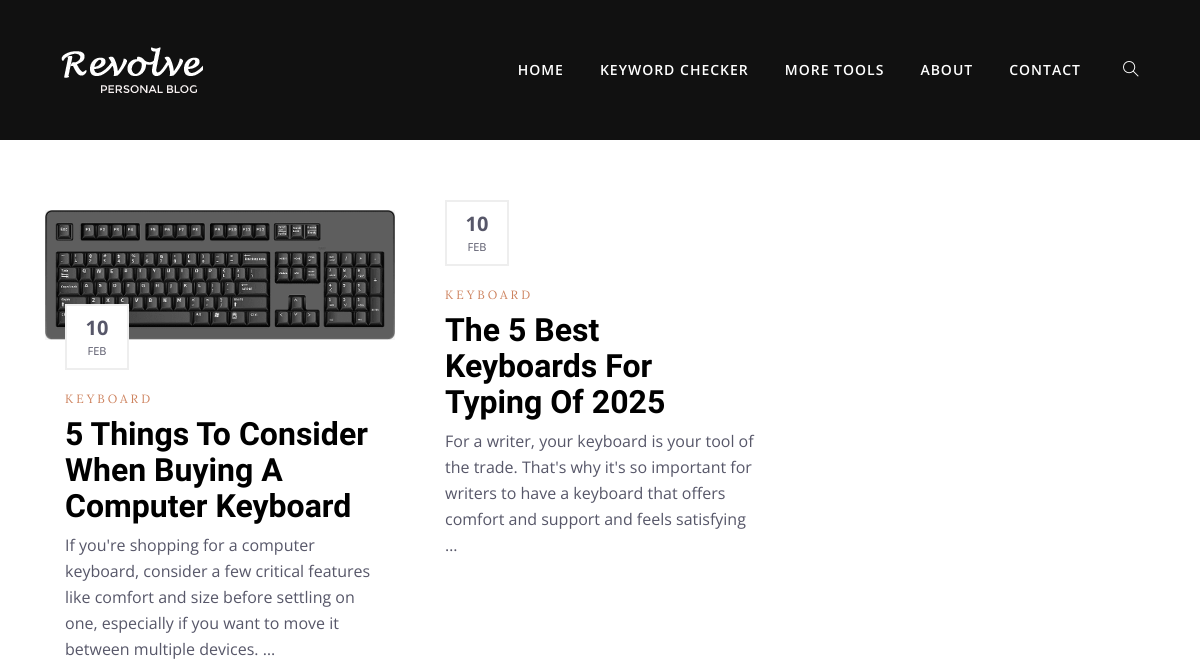
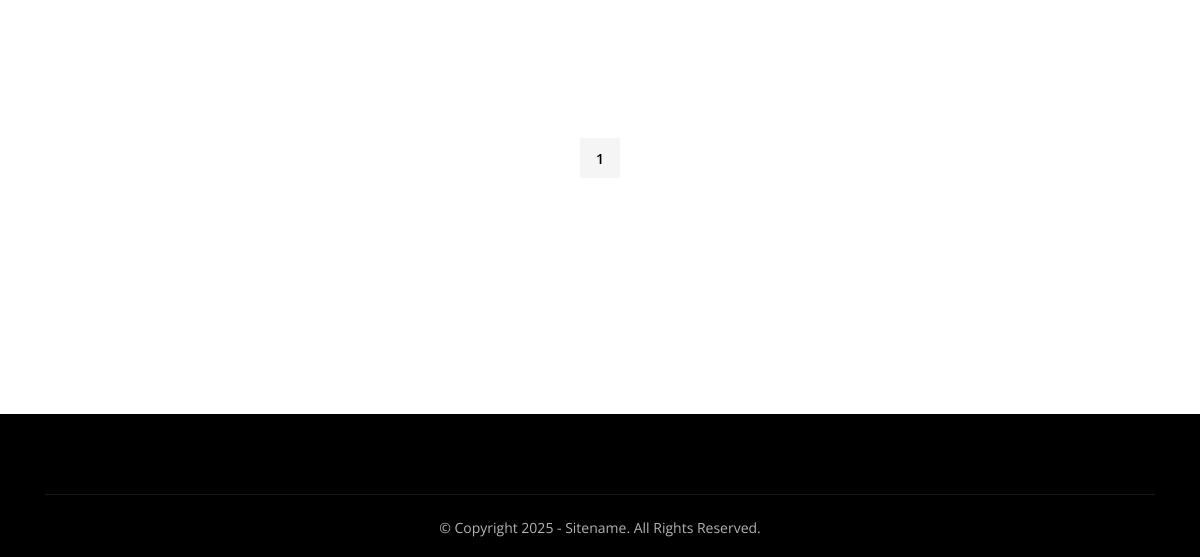
The app's page /, older data (2 pictures, top to bottom).
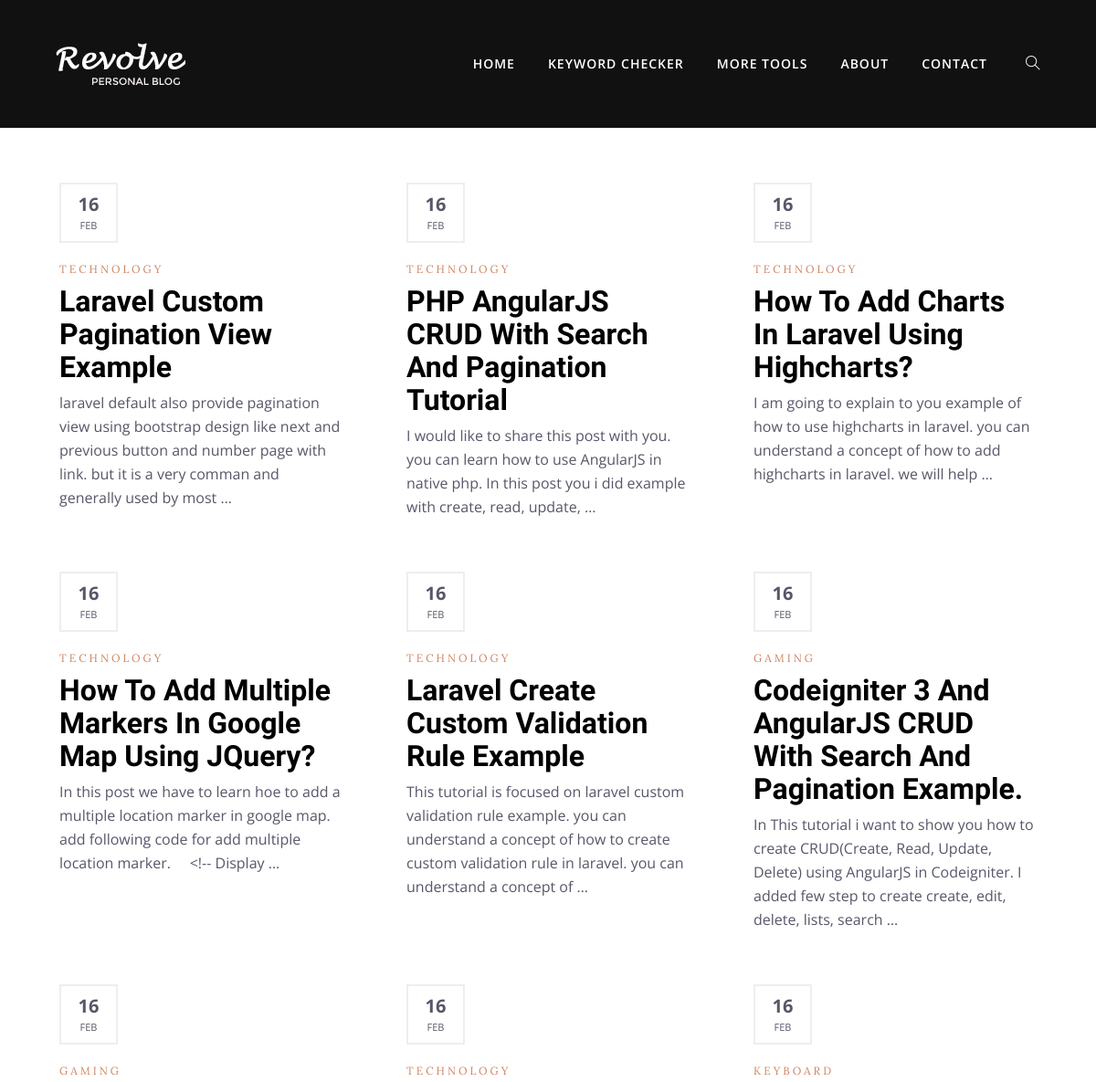
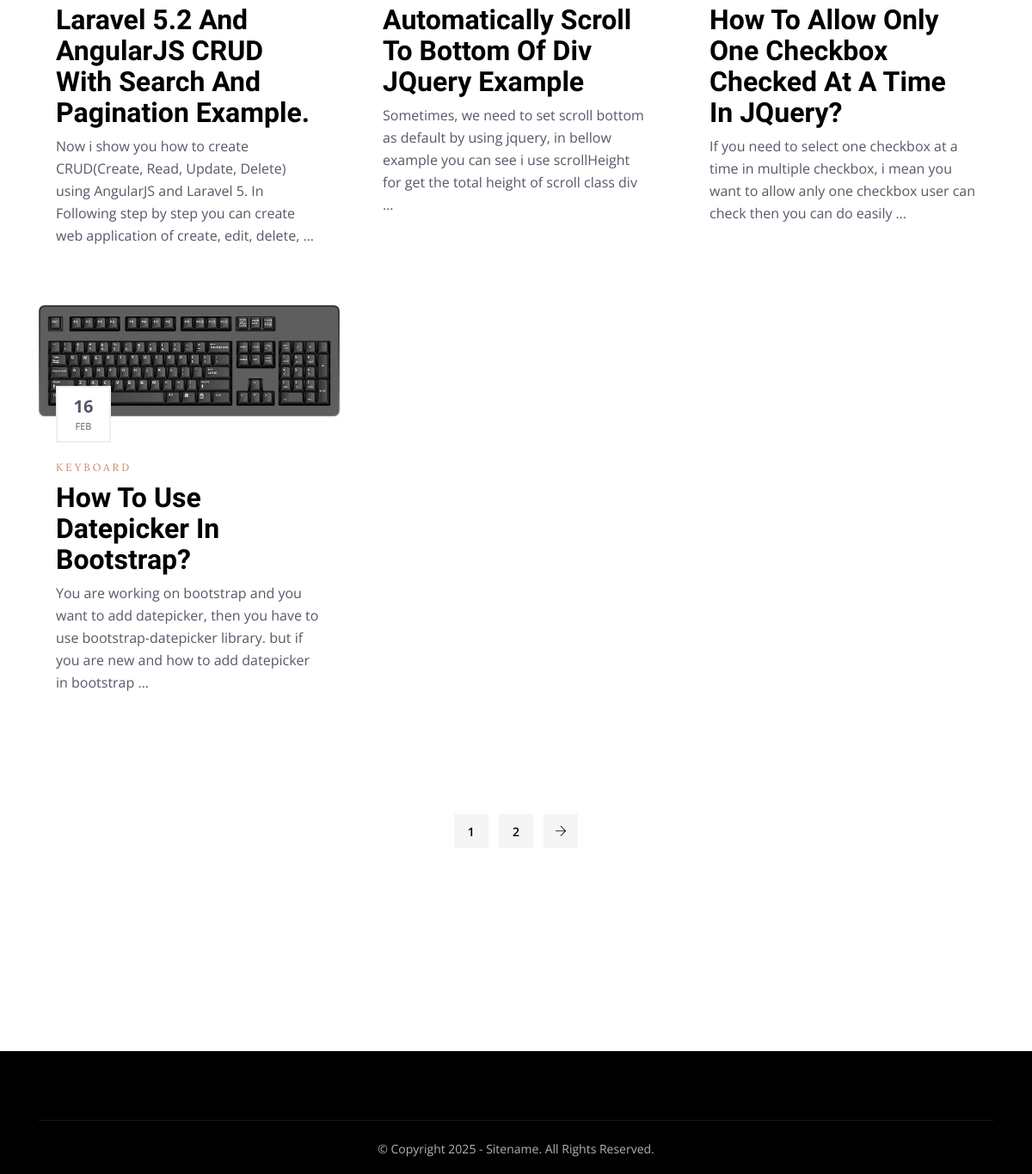
The same page, newer data (2 pictures, top to bottom).
### blog/models.py (models this page shows, shortened)
class Blog(models.Model):
    title = models.CharField(max_length=255)
    slug = models.SlugField(max_length=255, unique=True, blank=True, null=True)
    content = RichTextField('Content', config_name='default')
    category = models.ForeignKey('Category', on_delete=models.CASCADE)
    image = models.ImageField(upload_to='images/', blank=True, null=True)
    created_at = models.DateTimeField(auto_now_add=True)
    modified_at = models.DateTimeField(auto_now=True)
    meta_title = models.CharField(max_length=255, blank=True, null=True)
    meta_description = models.TextField(blank=True, null=True)
    status = models.CharField(max_length=10, choices=[('draft', 'Draft'), ('published', 'Published')], default='draft')
    views = models.IntegerField(default=0)
    index = models.BooleanField(default=True)

class Category(models.Model):
    name = models.CharField(max_length=255)
    slug = models.SlugField(max_length=255, unique=True, blank=True, null=True)

### blog/views.py (the view)
# urls.py: 2. Add a URL to urlpatterns:  path('', views.home, name='home')
def home(request):
    blogs = Blog.objects.all().order_by('-created_at')
    paginator = Paginator(blogs, 10)
    page_number = request.GET.get('page')
    page_blog = paginator.get_page(page_number)
    return render(request, 'home.html', { 'page_blog': page_blog})

### templates/home.html (shortened to what this page needs)
{% extends "base.html" %}
{% load static %}
{% block content %}
<section class="section-padding">
    <div class="container">
        <div class="row">
            <div class="col-lg-12 col-md-12 col-sm-12 col-xs-12">
                <div class="row">
                    {% for blog in page_blog %}
    <div class="col-lg-4 col-md-6 col-sm-6">
        <article class="post-grid mb-5 ">
            <a class="post-thumb mb-4 d-block" href="{% url 'single_blog' blog.slug %}">
                <img src="{% if blog.image %}{{blog.image.url}}{% endif %}" alt="{{Blog.title}}" class="img-fluid w-100">
            </a>
            <div class="post-content-grid">
                <div class="label-date">
                    <span class="day">{{ blog.modified_at|date:"d" }}</span>
                    <span class="month text-uppercase">{{ blog.modified_at|date:"M" }}</span>
                </div>
                <span class="cat-name text-color font-extra font-sm text-uppercase letter-spacing">{{blog.category.name}}</span>
                <h2 class="post-title mt-1"><a href="{% url 'single_blog' blog.slug %}">{{blog.title}}</a></h2>
                <div>
                    {{blog.content|safe|striptags|truncatewords:30 }}
                </div>
            </div>
        </article>
    </div>
    {% endfor %}
</div>
            </div>
            <div class="m-auto">
                <div class="pagination mt-5 pt-4">
                    <ul class="list-inline">
                        {% for num in page_blog.paginator.page_range %}
                            {% if blogs.number == num %}
                                <li class="list-inline-item"><a href="?page={{ num }}" class="active">{{ num }}</a></li>
                            {% else %}
                                <li class="list-inline-item"><a href="?page={{ num }}">{{ num }}</a></li>
                            {% endif %}
                        {% endfor %}
                        {% if page_blog.has_next %}
                            <li class="list-inline-item">
                                <a href="?page={{ blogs.next_page_number }}" class="prev-posts">
                                    <i class="ti-arrow-right"></i>
                                </a>
                            </li>
                        {% endif %}
                    </ul>
                </div>
            </div>
        </div>
    </div>
</section>
{% endblock %}

Row changes from the older to the newer data that the page shows:
no longer on this page (row unchanged): Blog: image (picture), modified_at "10", modified_at "FEB", category.name "KEYBOARD", title "5 Things To Consider When Buying A Computer Keyboard", content "If you're shopping for a computer keyboard, consider a few critical features like comfort and size before settling on one, especially if you want to move it between multiple devices. …"
no longer on this page (row unchanged): Blog: modified_at "10", modified_at "FEB", category.name "KEYBOARD", title "The 5 Best Keyboards For Typing Of 2025", content "For a writer, your keyboard is your tool of the trade. That's why it's so important for writers to have a keyboard that offers comfort and support and feels satisfying …"
added Blog: modified_at "16", modified_at "FEB", category.name "TECHNOLOGY", title "Laravel Custom Pagination View Example", content "laravel default also provide pagination view using bootstrap design like next and previous button and number page with link. but it is a very comman and generally used by most …"
added Blog: modified_at "16", modified_at "FEB", category.name "TECHNOLOGY", title "PHP AngularJS CRUD With Search And Pagination Tutorial", content "I would like to share this post with you. you can learn how to use AngularJS in native php. In this post you i did example with create, read, update, …"
added Blog: modified_at "16", modified_at "FEB", category.name "TECHNOLOGY", title "How To Add Charts In Laravel Using Highcharts?", content "I am going to explain to you example of how to use highcharts in laravel. you can understand a concept of how to add highcharts in laravel. we will help …"
added Blog: modified_at "16", modified_at "FEB", category.name "TECHNOLOGY", title "How To Add Multiple Markers In Google Map Using JQuery?", content "In this post we have to learn hoe to add a multiple location marker in google map. add following code for add multiple location marker. <!-- Display …"
added Blog: modified_at "16", modified_at "FEB", category.name "TECHNOLOGY", title "Laravel Create Custom Validation Rule Example", content "This tutorial is focused on laravel custom validation rule example. you can understand a concept of how to create custom validation rule in laravel. you can understand a concept of …"
added Blog: modified_at "16", modified_at "FEB", category.name "GAMING", title "Codeigniter 3 And AngularJS CRUD With Search And Pagination Example.", content "In This tutorial i want to show you how to create CRUD(Create, Read, Update, Delete) using AngularJS in Codeigniter. I added few step to create create, edit, delete, lists, search …"
added Blog: modified_at "16", modified_at "FEB", category.name "GAMING", title "Laravel 5.2 And AngularJS CRUD With Search And Pagination Example.", content "Now i show you how to create CRUD(Create, Read, Update, Delete) using AngularJS and Laravel 5. In Following step by step you can create web application of create, edit, delete, …"
added Blog: modified_at "16", modified_at "FEB", category.name "TECHNOLOGY", title "Automatically Scroll To Bottom Of Div JQuery Example", content "Sometimes, we need to set scroll bottom as default by using jquery, in bellow example you can see i use scrollHeight for get the total height of scroll class div …"
added Blog: modified_at "16", modified_at "FEB", category.name "KEYBOARD", title "How To Allow Only One Checkbox Checked At A Time In JQuery?", content "If you need to select one checkbox at a time in multiple checkbox, i mean you want to allow anly one checkbox user can check then you can do easily …"
added Blog: image (picture), modified_at "16", modified_at "FEB", category.name "KEYBOARD", title "How To Use Datepicker In Bootstrap?", content "You are working on bootstrap and you want to add datepicker, then you have to use bootstrap-datepicker library. but if you are new and how to add datepicker in bootstrap …"
Text that changed along with them:
new list line: "2"
